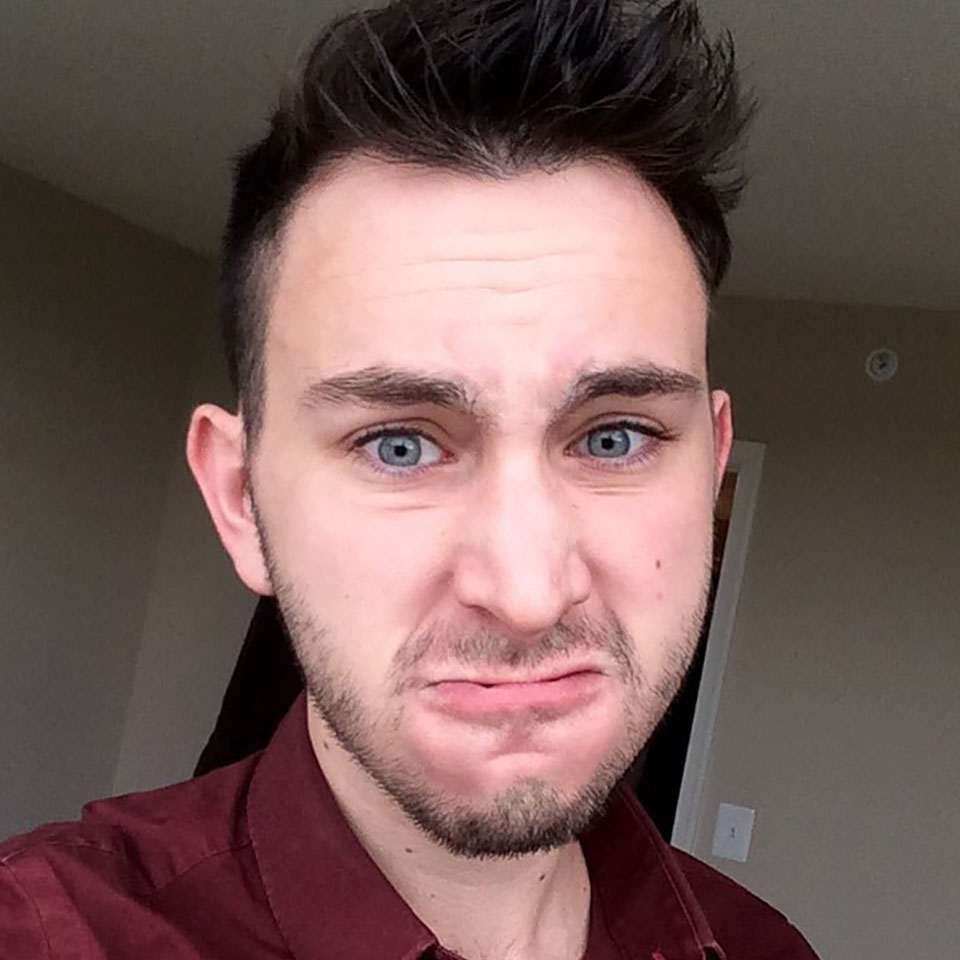
#> input picture paul.jpg, 960 x 960 px
$ python hybrid.py
#> lines starting #> are read from the running program, lines starting #| are printed output that depends on the picture
import cv2

highFreqCutoff = 35;
lowFreqCutoff = 99;

#import images as grayscale images
high = cv2.imread('paul.jpg',0)
#> high: shape (960, 960); min 0, max 240, mean 98.4
low = cv2.imread('zach.jpg',0)
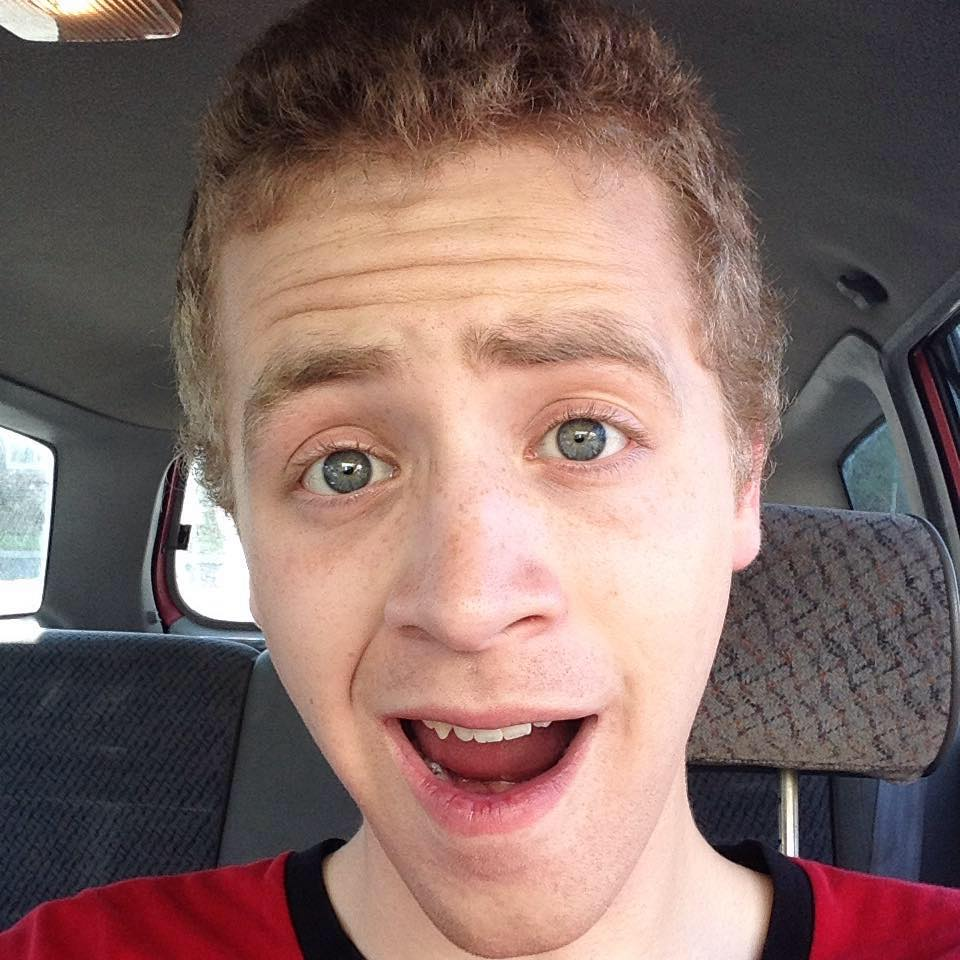
#> input picture zach.jpg, 960 x 960 px
#> low: shape (960, 960); min 0, max 255, mean 114.3

m,n = low.shape
#> m = 960; n = 960

#apply the highpass filter
blur = cv2.GaussianBlur(low, (lowFreqCutoff,lowFreqCutoff), 0)

#apply highpass gaussian filter and subtract it from the original image
blur2 = cv2.GaussianBlur(high, (highFreqCutoff, highFreqCutoff),0)
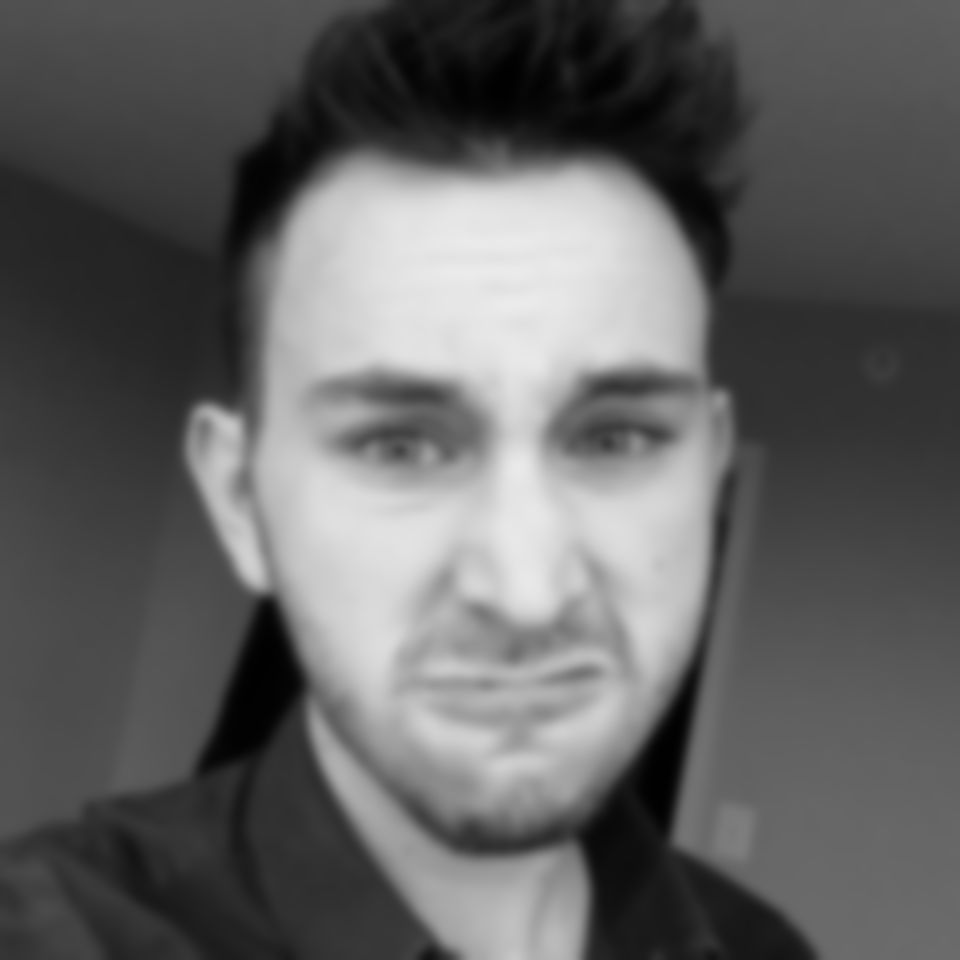
#> blur2: shape (960, 960); min 1, max 235, mean 98.4
sharp = high - blur2
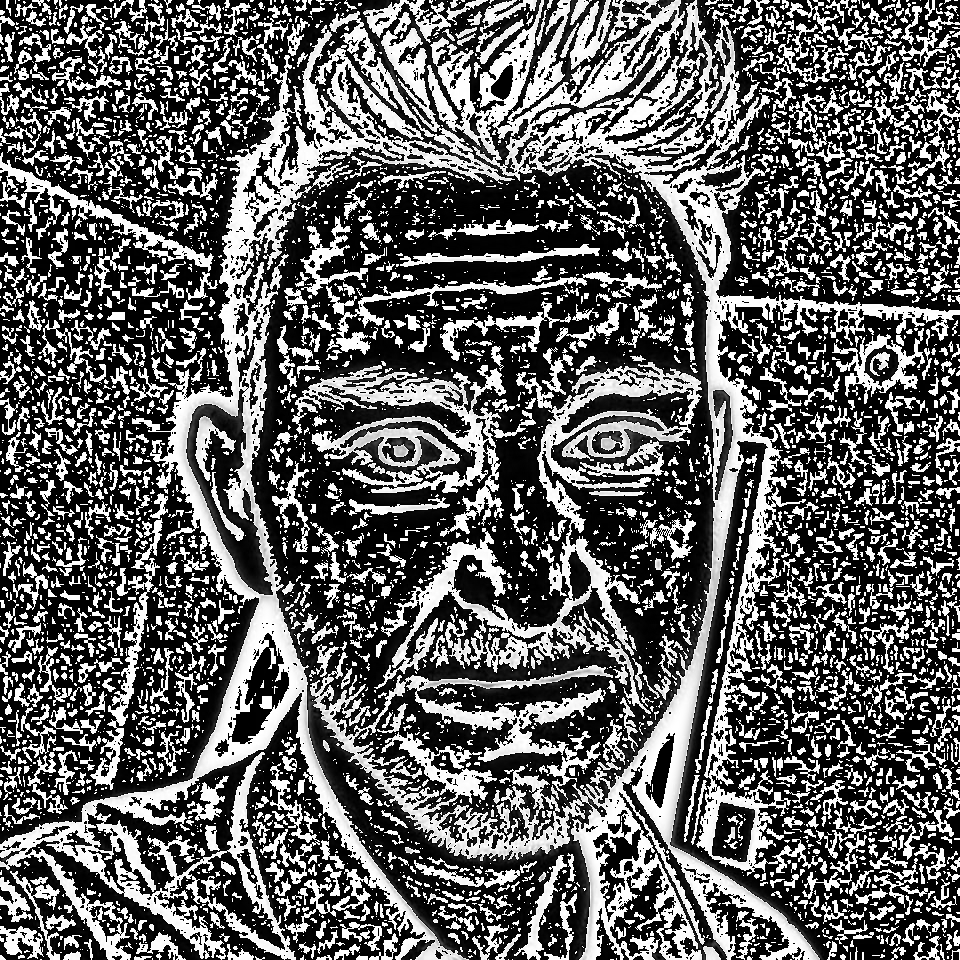
#> sharp: shape (960, 960); min 0, max 255, mean 97.2

#show the hybrid image
cv2.imshow('img', sharp + blur)
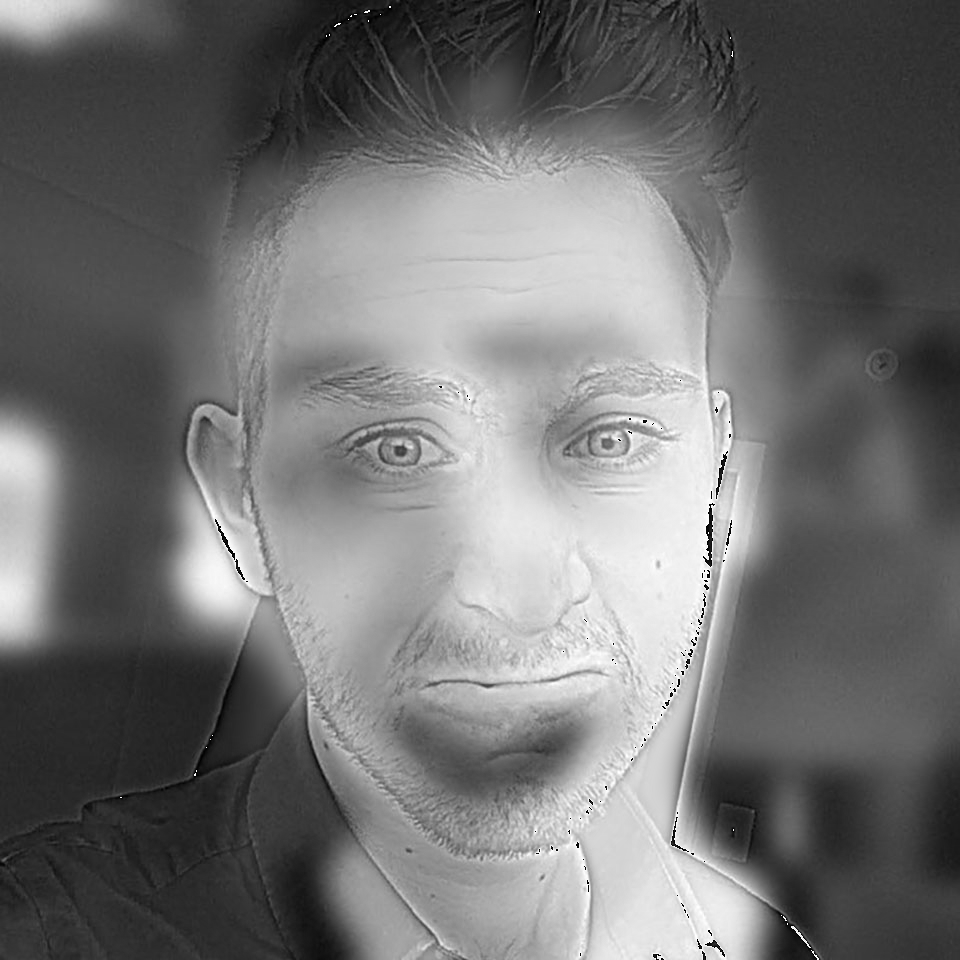
#> window 'img': shape (960, 960); min 0, max 255, mean 114

#press anykey
cv2.waitKey(0)
